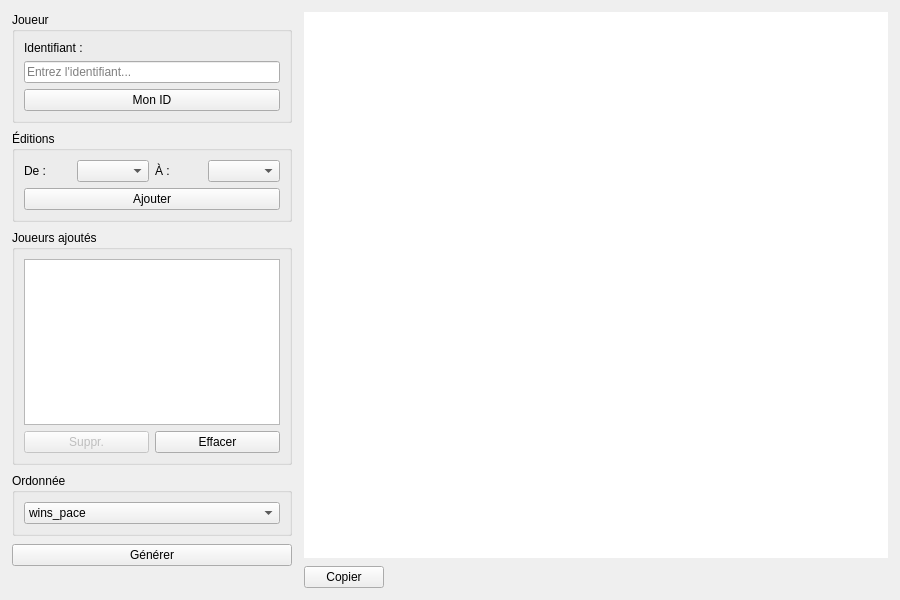
<?xml version="1.0" encoding="UTF-8"?>
<ui version="4.0">
 <class>JoueurPage</class>
 <widget class="QWidget" name="JoueurPage">
  <property name="geometry">
   <rect>
    <x>0</x>
    <y>0</y>
    <width>900</width>
    <height>600</height>
   </rect>
  </property>
  <property name="windowTitle">
   <string>Joueur</string>
  </property>
  <layout class="QHBoxLayout" name="horizontalLayout_main">
   <property name="spacing">
    <number>12</number>
   </property>
   <property name="leftMargin">
    <number>12</number>
   </property>
   <property name="topMargin">
    <number>12</number>
   </property>
   <property name="rightMargin">
    <number>12</number>
   </property>
   <property name="bottomMargin">
    <number>12</number>
   </property>
   <item>
    <widget class="QWidget" name="leftPanel" native="true">
     <property name="minimumSize">
      <size>
       <width>220</width>
       <height>0</height>
      </size>
     </property>
     <property name="maximumSize">
      <size>
       <width>280</width>
       <height>16777215</height>
      </size>
     </property>
     <layout class="QVBoxLayout" name="leftPanelLayout">
      <property name="spacing">
       <number>8</number>
      </property>
      <property name="leftMargin">
       <number>0</number>
      </property>
      <property name="topMargin">
       <number>0</number>
      </property>
      <property name="rightMargin">
       <number>0</number>
      </property>
      <property name="bottomMargin">
       <number>0</number>
      </property>
      <item>
       <widget class="QGroupBox" name="group_player">
        <property name="title">
         <string>Joueur</string>
        </property>
        <layout class="QVBoxLayout" name="layoutPlayer">
         <property name="spacing">
          <number>6</number>
         </property>
         <item>
          <widget class="QLabel" name="label_identifier">
           <property name="text">
            <string>Identifiant :</string>
           </property>
          </widget>
         </item>
         <item>
          <widget class="QLineEdit" name="lineEdit_playerId">
           <property name="placeholderText">
            <string>Entrez l'identifiant...</string>
           </property>
          </widget>
         </item>
         <item>
          <widget class="QPushButton" name="button_useCurrentId">
           <property name="text">
            <string>Mon ID</string>
           </property>
          </widget>
         </item>
        </layout>
       </widget>
      </item>
      <item>
       <widget class="QGroupBox" name="group_editions">
        <property name="title">
         <string>Éditions</string>
        </property>
        <layout class="QVBoxLayout" name="layoutEditions">
         <property name="spacing">
          <number>6</number>
         </property>
         <item>
          <layout class="QHBoxLayout" name="layoutEditionRange">
           <item>
            <widget class="QLabel" name="label_from">
             <property name="text">
              <string>De :</string>
             </property>
            </widget>
           </item>
           <item>
            <widget class="QComboBox" name="combo_editionStart">
             <property name="minimumWidth">
              <number>55</number>
             </property>
            </widget>
           </item>
           <item>
            <widget class="QLabel" name="label_to">
             <property name="text">
              <string>À :</string>
             </property>
            </widget>
           </item>
           <item>
            <widget class="QComboBox" name="combo_editionEnd">
             <property name="minimumWidth">
              <number>55</number>
             </property>
            </widget>
           </item>
          </layout>
         </item>
         <item>
          <widget class="QPushButton" name="button_addPlayer">
           <property name="text">
            <string>Ajouter</string>
           </property>
          </widget>
         </item>
        </layout>
       </widget>
      </item>
      <item>
       <widget class="QGroupBox" name="group_list">
        <property name="title">
         <string>Joueurs ajoutés</string>
        </property>
        <layout class="QVBoxLayout" name="layoutList">
         <property name="spacing">
          <number>6</number>
         </property>
         <item>
          <widget class="QListWidget" name="list_players">
           <property name="minimumHeight">
            <number>80</number>
           </property>
           <property name="maximumHeight">
            <number>140</number>
           </property>
          </widget>
         </item>
         <item>
          <layout class="QHBoxLayout" name="layoutListButtons">
           <item>
            <widget class="QPushButton" name="button_removePlayer">
             <property name="text">
              <string>Suppr.</string>
             </property>
             <property name="enabled">
              <bool>false</bool>
             </property>
            </widget>
           </item>
           <item>
            <widget class="QPushButton" name="button_clear">
             <property name="text">
              <string>Effacer</string>
             </property>
            </widget>
           </item>
          </layout>
         </item>
        </layout>
       </widget>
      </item>
      <item>
       <widget class="QGroupBox" name="group_yaxis">
        <property name="title">
         <string>Ordonnée</string>
        </property>
        <layout class="QVBoxLayout" name="layoutYAxis">
         <item>
          <widget class="QComboBox" name="combo_ydata">
           <item>
            <property name="text">
             <string>wins_pace</string>
            </property>
           </item>
           <item>
            <property name="text">
             <string>points</string>
            </property>
           </item>
           <item>
            <property name="text">
             <string>wins</string>
            </property>
           </item>
           <item>
            <property name="text">
             <string>ranks</string>
            </property>
           </item>
           <item>
            <property name="text">
             <string>points_pace</string>
            </property>
           </item>
           <item>
            <property name="text">
             <string>points_wins</string>
            </property>
           </item>
          </widget>
         </item>
        </layout>
       </widget>
      </item>
      <item>
       <widget class="QPushButton" name="button_generate">
        <property name="text">
         <string>Générer</string>
        </property>
        <property name="minimumHeight">
         <number>32</number>
        </property>
       </widget>
      </item>
      <item>
       <spacer name="verticalSpacer">
        <property name="orientation">
         <enum>Qt::Vertical</enum>
        </property>
        <property name="sizeHint" stdset="0">
         <size>
          <width>20</width>
          <height>10</height>
         </size>
        </property>
       </spacer>
      </item>
      <item>
       <widget class="QLabel" name="label_status">
        <property name="text">
         <string></string>
        </property>
        <property name="wordWrap">
         <bool>true</bool>
        </property>
       </widget>
      </item>
     </layout>
    </widget>
   </item>
   <item>
    <layout class="QVBoxLayout" name="rightPanel">
     <property name="spacing">
      <number>8</number>
     </property>
     <item>
      <widget class="QGraphicsView" name="view_graph">
       <property name="minimumSize">
        <size>
         <width>480</width>
         <height>380</height>
        </size>
       </property>
       <property name="frameShape">
        <enum>QFrame::NoFrame</enum>
       </property>
      </widget>
     </item>
     <item>
      <layout class="QHBoxLayout" name="layoutCopy">
       <item>
        <widget class="QPushButton" name="button_copy">
         <property name="text">
          <string>Copier</string>
         </property>
        </widget>
       </item>
       <item>
        <widget class="QLabel" name="label_copy_confirm">
         <property name="text">
          <string></string>
         </property>
        </widget>
       </item>
       <item>
        <spacer name="horizontalSpacer">
         <property name="orientation">
          <enum>Qt::Horizontal</enum>
         </property>
         <property name="sizeHint" stdset="0">
          <size>
           <width>40</width>
           <height>20</height>
          </size>
         </property>
        </spacer>
       </item>
      </layout>
     </item>
    </layout>
   </item>
  </layout>
 </widget>
 <resources/>
 <connections/>
</ui>
